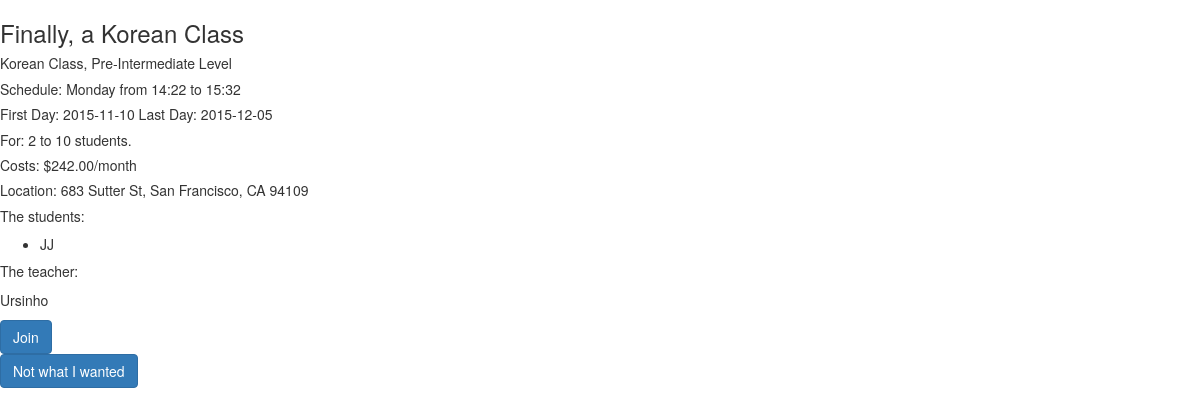
The app's page /class-info/21 (signed in) with its own data.
### model.py (models this page shows, shortened)
class Classroom(db.Model):
    __tablename__ = "classes"
    class_id = db.Column(db.Integer, autoincrement=True, primary_key=True)
    class_name = db.Column(db.String(35), nullable=False)
    language = db.Column(db.String(40), nullable=False)
    level = db.Column(db.String, nullable=False)
    cost = db.Column(db.Float, nullable=True)
    min_students = db.Column(db.Integer, nullable=False)
    max_students = db.Column(db.Integer, nullable=False)
    address = db.Column(db.String, nullable=True)
    class_days = db.Column(db.String, nullable=False)
    start_date = db.Column(db.String, nullable=False)
    end_date = db.Column(db.String, nullable=True)
    start_time = db.Column(db.String, nullable=False)
    end_time = db.Column(db.String, nullable=False)
    per_time = db.Column(db.String, nullable=False)
    def __repr__(self):
        return "<Class class_id={} language={}>".format(self.class_id, self.language)

class User(db.Model):
    __tablename__ = "users"
    user_id = db.Column(db.Integer, primary_key=True, autoincrement=True)
    username = db.Column(db.String(40), nullable=False)
    email = db.Column(db.String(100), nullable=False)
    password = db.Column(db.String(30), nullable=False)
    fname = db.Column(db.String(60))
    lname = db.Column(db.String(100))
    is_teacher = db.Column(db.Boolean, nullable=False)
    image = db.Column(db.String(150))
    bio = db.Column(db.String(300))

### server.py (the view)
@app.route('/class-info/<url_id>')
def class_info(url_id):
    returned_classes = db.session.query(Classroom).filter(Classroom.class_id==url_id).first()
    print "returned class info:"
    print returned_classes
    print returned_classes.class_name
    all_class = db.session.query(User).join(ClassUser).filter(ClassUser.class_id==url_id).all()
    return render_template("class-info.html", returned_classes=returned_classes, url_id=url_id, all_class=all_class)

### templates/class-info.html (shortened to what this page needs)
{% extends 'base.html' %}
{% block head %}
  <link rel="stylesheet" type="text/css" href="static/map.css">
{% endblock %}
{% block body %}
  <div>
    <h3>{{ returned_classes.class_name }}</h3>
  </div>
  <div>
    <h5>{{ returned_classes.language }} Class, {{ returned_classes.level }} Level</h5>
  </div>
  <div>
    <h5>Schedule: {{ returned_classes.class_days }} from {{ returned_classes.start_time }} to {{ returned_classes.end_time }}</h5>
  </div>
  <div>
    <h5>First Day: {{ returned_classes.start_date }} Last Day: {{ returned_classes.end_date }}</h5>
  </div>
  <div>
    <h5>For: {{ returned_classes.min_students }} to {{ returned_classes.max_students }} students.</h5>
  </div>
  <div>
    <h5>Costs: ${{ returned_classes.cost }}0/{{ returned_classes.per_time }}</h5>
  </div>
  <div>
    <h5>Location: {{ returned_classes.address }} </h5>
  </div>
  <div>
    <h5>The students:</h5>
      <ul>
        {% for stu in all_class %}
        {% if stu.is_teacher == 0 %}
        <li>{{ stu.username }}</li>
      </ul>
        {% else %}
        <h5>The teacher:</h5>
        <p>{{ stu.username }}</p>
        {% endif %}
        {% endfor %}
  </div>
  <div>
    <form action="/join-class" method="POST" id="join">
      <button type="submit" class="btn btn-primary" name="join-it" id="join-it">Join</button>
    </form>
      <a href="/search"><button class="btn btn-primary" name="return-search" id="return-search">Not what I wanted</button>
  </div>
{% endblock %}

### static/map.css (style rules this page uses)
html, body { height: 100%; margin: 0; padding: 0; }

### records on screen
Classroom: class_name "Finally, a Korean Class", language "Korean", level "Pre-Intermediate", class_days "Monday", start_time "14:22", end_time "15:32", start_date "2015-11-10", end_date "2015-12-05", min_students "2", max_students "10", cost "242.0", per_time "month", address "683 Sutter St, San Francisco, CA 94109"
User: username "JJ"
User: username "Ursinho"
